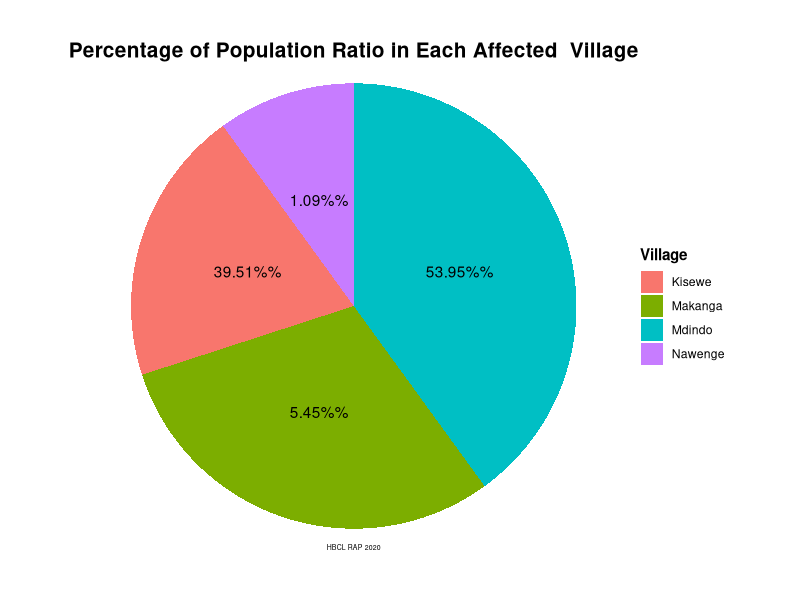

Generate this figure with R: (Note: this script raises an error after producing the figure.)
      # Household Survey data analysis - HOUSEHOLD CHARACTERISTICS
      # Harmonic Biosphere Company Limited
      # Wilbert J. Simbila
      # June, 2020
      
      # Set working directory --------------------------------------------------------
      setwd("~")
      dir.create("RAP", showWarnings = FALSE)
      setwd("~/RAP")
      
      # Load/install required packageslibralies ---------------------------------------
      library(tidyverse)
      library(scales)
      library(ggrepel)
      
      
      options(scipen = 999)
      
      
      df<-read.csv("Household_Survey.csv",check.names = TRUE,stringsAsFactors = FALSE)
      
      
      # Renaming varibales
      df<-df %>% 
        rename(Respondent_Name = Respondent_.Name,
               HoH_N = HoH_.N, HM1_N = HM1_.N, HM7_G = HM6_G.1, HM8_G = HM_G)
      
      
      # POPULATION CHARACTERISTICS -------------------------------------------------
      
      # 1.Percentage of population ratio for PAPS in each of the affected village
      
      df_pop<-df %>%
        select(Village,HoH_N) %>% 
        group_by(Village) %>% 
        summarise(freq = n()) %>% 
        mutate(Percentage_ratio = freq/sum(freq)*100,
               Percentage_ratio = str_c(round(Percentage_ratio,2),"%")) %>% 
        view()
      
      # Population 
      df_pop %>% 
        ggplot(aes(x = "", y = Percentage_ratio, fill = Village))+
        geom_bar(stat = "identity")+
        coord_polar("y", start = 0)+
        geom_text(aes(label = str_c(Percentage_ratio, "%")), position = position_stack(vjust = 0.5))+
        labs(title = "Percentage of Population Ratio in Each Affected  Village", caption = "HBCL RAP 2020")+
        theme_void()+
        theme(plot.title = element_text(size = 15, face = "bold", hjust = 0.5, vjust = -6))+
        theme(plot.caption = element_text(size = 5, hjust = 0.5, vjust = 25))+
        theme(legend.title = element_text(face = "bold"))
      
      # 2.	Gender ratio among the surveyed households -----------------------
      # {in each of the affected villages }
      dfHoH <- df %>% 
        select(Village, Respondent_Gender,contains(c("HM1_G", "HM2_G", "HM3_G", "HM4_G", "HM5_G","HM6_G", "HM7_G", "HM8_G" ))) %>%
        #rename(HM7_G = HM6_G.1, HM8_G = HM_G) %>% 
        mutate_all(na_if,"-") %>% 
        mutate_all(na_if,"") %>% 
        mutate(HM2_G = ifelse(HM2_G=="Male ", "Male",HM2_G))
         view()
      
      # Household Member - (Combine dataframe)
      dfHoH_gender <- dfHoH %>% 
        pivot_longer(cols = c(2:10), names_to = "HouseMember", values_to = "Gender") %>% 
        na.omit(dfHoH_gender) %>% 
        group_by(Village, Gender) %>% 
        summarise(GendeCount=n()) %>% 
        pivot_wider(names_from = "Gender", values_from = "GendeCount") %>% 
        ungroup() %>% 
        mutate(Total = rowSums(.[2:3])) %>% 
        mutate(FemaleRatio=round(Female/Total*100, digits = 2),
               MaleRatio=round(Male/Total*100, digits = 2)) %>% 
        rownames_to_column("ID") %>% 
        pivot_longer(cols = 6:7, names_to = "Gender", values_to = "Percentage") %>% 
        mutate(Gender = ifelse(Gender == "FemaleRatio", "Female", "Male")) %>% 
        view()
        
      # Kisewe Pie Chart Gender Ratio ------------------
      dfHoH_gender %>% 
        filter(Village == "Kisewe") %>% 
        ggplot(aes(x = "", y= Percentage , fill = Gender))+
        geom_bar(stat = "identity")+
        coord_polar("y", start = 0)+
        geom_text(aes(label = str_c(Percentage, "%")), position = position_stack(vjust = 0.5))+
        labs(title = "Household Gender Ration - Kisewe Village", caption = "HBCL RAP 2020")+
        theme_void()+
        theme(plot.title = element_text(size = 15, hjust = 0.5, face = "bold", vjust = -5))+
        theme(plot.caption = element_text(size = 5, hjust = 0.5, vjust = 25))+
        theme(legend.title = element_text(face = "bold"))
      
      # Makanga Pie Chart Gender Ratio ------------------
      dfHoH_gender %>% 
        filter(Village == "Makanga") %>% 
        ggplot(aes(x = "", y= Percentage , fill = Gender))+
        geom_bar(stat = "identity")+
        coord_polar("y", start = 0)+
        geom_text(aes(label = str_c(Percentage, "%")), position = position_stack(vjust = 0.5))+
        labs(title = "Household Gender Ration - Makanga Village", caption = "HBCL RAP 2020")+
        theme_void()+
        theme(plot.title = element_text(size = 15, hjust = 0.5, face = "bold", vjust = -5))+
        theme(plot.caption = element_text(size = 5, hjust = 0.5, vjust = 25))+
        theme(legend.title = element_text(face = "bold"))
      
      # Mdindo Pie Chart Gender Ratio ------------------
      dfHoH_gender %>% 
        filter(Village == "Mdindo") %>% 
        ggplot(aes(x = "", y= Percentage , fill = Gender))+
        geom_bar(stat = "identity")+
        coord_polar("y", start = 0)+
        geom_text(aes(label = str_c(Percentage, "%")), position = position_stack(vjust = 0.5))+
        labs(title = "Household Gender Ration - Mdindo Village", caption = "HBCL RAP 2020")+
        theme_void()+
        theme(plot.title = element_text(size = 15, hjust = 0.5, face = "bold", vjust = -5))+
        theme(plot.caption = element_text(size = 5, hjust = 0.5, vjust = 25))+
        theme(legend.title = element_text(face = "bold"))
      
      # NawengePie Chart Gender Ratio ------------------
      dfHoH_gender %>% 
        filter(Village == "Nawenge") %>% 
        ggplot(aes(x = "", y= Percentage , fill = Gender))+
        geom_bar(stat = "identity")+
        coord_polar("y", start = 0)+
        geom_text(aes(label = str_c(Percentage, "%")), position = position_stack(vjust = 0.5))+
        labs(title = "Household Gender Ration - Nawenge Village", caption = "HBCL RAP 2020")+
        theme_void()+
        theme(plot.title = element_text(size = 15, hjust = 0.5, face = "bold", vjust = -5))+
        theme(plot.caption = element_text(size = 5, hjust = 0.5, vjust = 25))+
        theme(legend.title = element_text(face = "bold"))
     
      # 3.Average size of the household   ----------------------- 
      df_AHS <- df %>% 
        select(Village) %>% 
        group_by(Village) %>% 
        summarise(VillageCount = n()) %>% 
        rownames_to_column("ID") %>% 
        view()
      
      # Join two dataframe dfHoH_gender & df_AHS
      dfcombine <- df_AHS %>% 
        left_join(dfHoH_gender, by= c("ID", "Village")) %>% 
        mutate(HouseholdSize=round(Total/VillageCount, digits = 1))%>% 
        view()
      
      # 4.Categorize age group for PAPS in to 8 groups from each of the affected population 
      # (0 – 5, 5 – 18, 19 – 24, 25 – 34, 35 – 44, 45 – 54, 55- 64, 65 & above) -------------------------------
      
      # Rename column for the household member 
      Age_group <- c("HM1_A", "HM2_A", "HM3_A", "HM4_A", "HM5_A","HM6_A", "HM7_A", "HM8_A")
      
      df_AGC <- df %>% 
        select(Village,Respondent_Age, HM1_A, HM2_A,HM3_A,  HM4_A, HM5_A, HM6_A,HM7_A, HM8_A) %>% 
        mutate_at(Age_group, as.integer) %>% 
        mutate_all(na_if,"-") %>% 
        mutate_all(na_if,"") %>% 
        pivot_longer(cols = c(2:10), names_to = "Members_Age", values_to = "Age") %>% 
        mutate(AgeGroup = case_when(Age%in%c(0:4)~"0-4",
                                    Age%in%c(5:9)~"5-9",
                                    Age%in%c(10:19)~"10-19",
                                    Age%in%c(20:44)~"20-44",
                                    Age%in%c(45:64)~"45-64",
                                    Age >= 65~"65 & Above")) %>%
        filter(!is.na(Age)) %>% 
        select(-Age,-Members_Age) %>% 
        group_by(Village, AgeGroup) %>% 
        summarise(AgeGroupCount = n()) %>% 
        view()
      
      # write.csv(df_AGC, "Age Structure.csv")
      
      # Bar Plot - Age Strucuture ---------------------------------------------------------------------------
      ggplot(data = df_AGC, aes(x = Village, y = AgeGroupCount, fill = AgeGroup))+
        geom_col(position = position_dodge2(preserve = "single",width = 0.9))+
        scale_y_continuous(name = "PAPS Population", limits = c(0,550), seq(0,550,25))+
        labs(title = "Age Structure of Affected Population", fill = "Age Groups", caption = "HBCL RAP 2020")+
        scale_fill_discrete(breaks = c("0-4","5-9", "10-19", "20-44", "45-64", "65 & Above"))+
        theme_light()+
        theme(plot.title = element_text(hjust = 0.5,face = "bold"))+
        theme(plot.caption = element_text(size = 5))+
        theme(axis.title.x = element_text(face = "bold"))+
        theme(axis.title.y = element_text(face = "bold"))+
        theme(legend.title = element_text(face = "bold"))
      
      # Respondent Characteristics ----------------------------
      Respondend <- df %>% 
        select(Village, HofH) %>% 
        group_by(Village) %>% 
        summarise(Total_Household = n()) %>% 
        rownames_to_column("ID") %>% 
        view()
      
      # a.The surveyed households headed by men in % -----------------------------
      Male_HoH <- df %>% 
        select(Village, HofH, Respondent_Gender) %>% 
        filter(HofH=="Yes" & Respondent_Gender=="Male") %>% 
        group_by(Village, Respondent_Gender) %>% 
        summarise(Male_Resp = n()) %>% 
        mutate(Total_Household = Respondend$Total_Household[match(Village,Respondend$Village)], 
               HofH_Male = round(Male_Resp/Total_Household*100, digits = 1)) %>%
        view()
      
      # b.The surveyed households headed by Female in % -----------------------------
      Female_HoH <- df %>% 
        select(Village, HofH, Respondent_Gender) %>% 
        filter(HofH=="Yes" & Respondent_Gender=="Female") %>% 
        group_by(Village, Respondent_Gender) %>% 
        summarise(Female_Resp = n()) %>% 
        mutate(Total_Household = Respondend$Total_Household[match(Village,Respondend$Village)], 
               HofH_Female = round(Female_Resp/Total_Household*100, digits = 1))%>% 
        view()
      
      # c.The surveyed households headed by None in % -----------------------------
      None_HoH <- df %>% 
        select(Village, HofH) %>% 
        filter(HofH=="No") %>% 
        group_by(Village) %>% 
        summarise(None_Resp = n()) %>% 
        mutate(Total_Household = Respondend$Total_Household[match(Village, Respondend$Village)],
               None_HoH = round(None_Resp/Total_Household*100, digits = 1)) %>% 
        view()
      # Join two dataframe Male_HoH & Female_HoH -----------
      HofH_df <- Male_HoH %>% 
        left_join(Female_HoH, by = c("Village", "Total_Household")) %>% 
        left_join(None_HoH, by = c("Village", "Total_Household")) %>% 
        select(-Respondent_Gender.x, -Respondent_Gender.y) %>% 
        select(Village, Male_Resp, Female_Resp, None_Resp, Total_Household, HofH_Male, HofH_Female, None_HoH) %>% 
        pivot_longer(cols = c(6:8), names_to = "HeadHousehold_Perc", values_to = "Values") %>%
        mutate(HeadHousehold_Perc = ifelse(HeadHousehold_Perc== "HofH_Female", "Male", HeadHousehold_Perc),
               HeadHousehold_Perc = ifelse(HeadHousehold_Perc== "HofH_Male", "Female", HeadHousehold_Perc),
               HeadHousehold_Perc = ifelse(HeadHousehold_Perc== "None_HoH", "Neither", HeadHousehold_Perc)) %>% 
        filter(!is.na(Values)) %>% 
        mutate(HeadHousehold_Perc = fct_reorder(HeadHousehold_Perc,Values)) %>% 
        view()
      #write.csv(HofH_df, "Household_Head.csv")
      
      # Bar Chart -----------
      ggplot(data = HofH_df, aes(x = Village, y = Values, fill =  HeadHousehold_Perc))+
        geom_col(position = position_dodge2(preserve = "single", width = 0.9))+
        geom_text(aes(label = str_c(Values, "%")), position = position_dodge2(preserve = "single", width = 0.9), vjust = 2, size = 4)+
        scale_y_continuous(name = "Percentage (%)", breaks = breaks_width(5))+
        labs(title = "Head of Household", fill ="Gender", caption = "HBCL RAP 2020")+
        theme_light()+
        theme(plot.title = element_text(hjust = 0.5,face = "bold"))+
        theme(plot.caption = element_text(size = 5))+
        theme(axis.title.x = element_text(face = "bold"))+
        theme(axis.title.y = element_text(face = "bold"))+
        theme(legend.title = element_text(face = "bold"))
